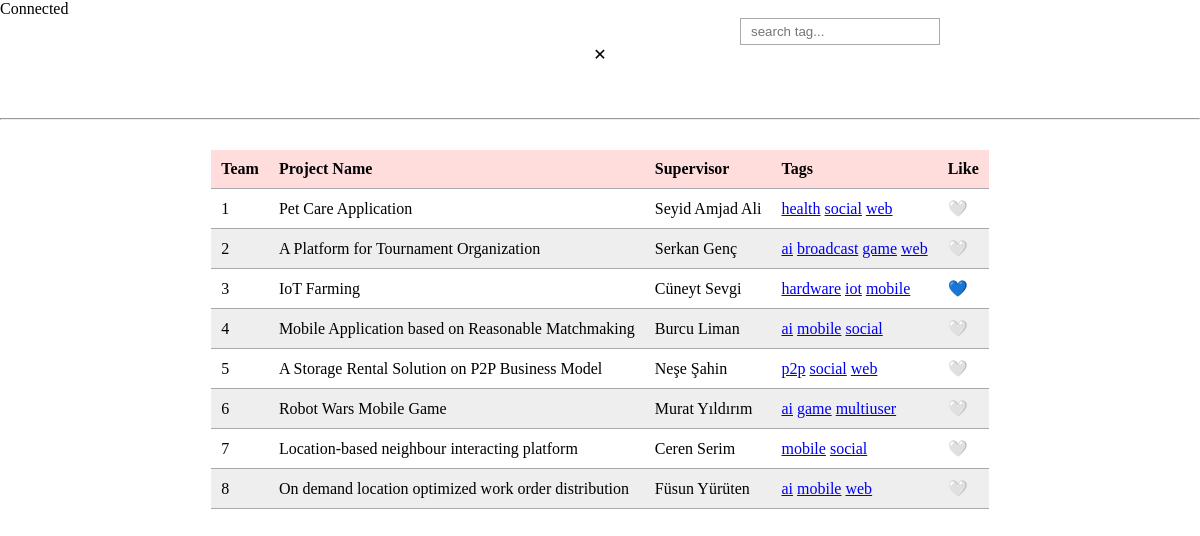
The page / on the database its author committed.
### tables this page shows
CREATE TABLE IF NOT EXISTS `projects` (
  `team` int(11) NOT NULL,
  `name` text NOT NULL,
  `supervisor` varchar(100) NOT NULL,
  `likeit` int(11) NOT NULL DEFAULT 0,
  PRIMARY KEY (`team`)
);

CREATE TABLE IF NOT EXISTS `tags` (
  `team` int(11) NOT NULL,
  `tagName` varchar(100) NOT NULL,
  PRIMARY KEY (`team`,`tagName`)
);

### index.php (the view, shortened to what this page needs)
<?php
require "db.php";
try {
    $rs = $db->query("SELECT * FROM projects");
    $projects = $rs->fetchAll(PDO::FETCH_ASSOC);
} catch(PDOException $ex){
    die("select query problem");
}
?>
<!DOCTYPE html>
<html lang="en">
<head>
    <link rel="stylesheet" href="app.css">
</head>
<body>
    <form action="" method="post" class= "center">
        <input type="text" id="search" placeholder="search tag...">
    </form>
    <div class="tag" >
    <?php
       echo "<p>" , $tag ?? ""  , " &#10005; </p>" ;
    ?>
    </div>
    <br><br><br>
    <hr>
    <table>
        <tr>
            <th>Team</th>
            <th>Project Name</th>
            <th>Supervisor</th>
            <th>Tags</th>
            <th>Like</th>
        </tr>
        <?php foreach($projects as $project) :
            $stmt = $db -> prepare("select * from tags where team = ? ");
            $stmt -> execute([$project["team"]]);
            $tags = $stmt -> fetchAll(PDO::FETCH_ASSOC);
            if($project["likeit"] == 1){
                $str = " &#128153;";
            }else{
                $str = " &#129293;";
            }
            ?>
        <tr>
            <td><?= $project["team"] ?></td>
            <td><?= $project["name"] ?></td>
            <td><?= $project["supervisor"] ?></td>
            <td>
            <?php foreach($tags as $tag) : ?>
                <a href="?tag=<?= $tag["tagName"] ?>" class="tag"><?= $tag["tagName"] ?></a>
            <?php endforeach ?>
            </td>
            <td><?= $str ?></td>
        </tr>
        <?php endforeach ?>
    </table>
</body>
</html>

### app.css (style rules this page uses)
* { margin:0; padding:0 ; box-sizing: border-box; }
table { border-collapse: collapse; margin: 30px auto ; }
td, th { border-bottom: 1px solid #AAA; padding: 10px; text-align: left; }
.tag { text-align: center; }
.tag p { text-align: center; }
tr:nth-of-type(2n-1) { background: #EEE; }
tr:first-of-type { background: #FDD; }
#search { margin-left: 40%; width: 200px; padding: 5px 10px; border: 1px solid #AAA; }
.center { text-align: center; }

### rows shown on the page
projects: team "1", name "Pet Care Application", supervisor "Seyid Amjad Ali", likeit "🤍"
tags: tagName "health"
tags: tagName "social"
tags: tagName "web"
projects: team "2", name "A Platform for Tournament Organization", supervisor "Serkan Genç", likeit "🤍"
tags: tagName "ai"
tags: tagName "broadcast"
tags: tagName "game"
tags: tagName "web"
projects: team "3", name "IoT Farming", supervisor "Cüneyt Sevgi", likeit "💙"
tags: tagName "hardware"
tags: tagName "iot"
tags: tagName "mobile"
projects: team "4", name "Mobile Application based on Reasonable Matchmaking", supervisor "Burcu Liman", likeit "🤍"
tags: tagName "ai"
tags: tagName "mobile"
tags: tagName "social"
projects: team "5", name "A Storage Rental Solution on P2P Business Model", supervisor "Neşe Şahin", likeit "🤍"
tags: tagName "p2p"
tags: tagName "social"
tags: tagName "web"
projects: team "6", name "Robot Wars Mobile Game", supervisor "Murat Yıldırım", likeit "🤍"
tags: tagName "ai"
tags: tagName "game"
tags: tagName "multiuser"
projects: team "7", name "Location-based neighbour interacting platform", supervisor "Ceren Serim", likeit "🤍"
tags: tagName "mobile"
tags: tagName "social"
projects: team "8", name "On demand location optimized work order distribution", supervisor "Füsun Yürüten", likeit "🤍"
tags: tagName "ai"
tags: tagName "mobile"
tags: tagName "web"
